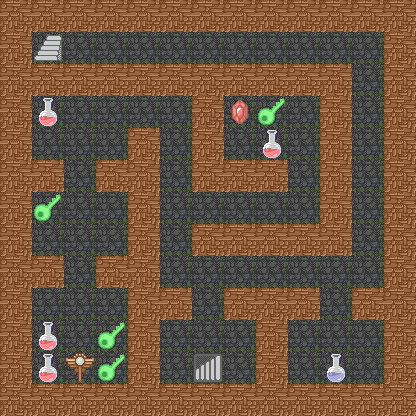

A 2D game scene composited from a Tiled map and its tileset images. What follows is a short description and the map's XML, with each tile layer's data collapsed to a summary:
An orthogonal 13x13 tile map with 32x32 px tiles, 8 tile layers (bg_wall, bg, red_drink, yellow_key, ...), 21 tilesets.

<map version="1.0" orientation="orthogonal" renderorder="left-up" width="13" height="13" tilewidth="32" tileheight="32">
 <tileset firstgid="1" name="blue_wall" tilewidth="32" tileheight="32">
  <image source="../walls/blue_wall.png" width="32" height="32" />
 </tileset>
 <tileset firstgid="2" name="bg_wall" tilewidth="32" tileheight="32">
  <image source="../walls/bg_wall.png" width="32" height="32" />
 </tileset>
 <tileset firstgid="3" name="bg_wall2" tilewidth="32" tileheight="32">
  <image source="../walls/bg_wall2.png" width="32" height="32" />
 </tileset>
 <tileset firstgid="4" name="defense" tilewidth="32" tileheight="32">
  <image source="../prop/defense.png" width="32" height="32" />
 </tileset>
 <tileset firstgid="5" name="attack" tilewidth="32" tileheight="32">
  <image source="../prop/attack.png" width="32" height="32" />
 </tileset>
 <tileset firstgid="6" name="blue_drink" tilewidth="32" tileheight="32">
  <image source="../prop/blue_drink.png" width="32" height="32" />
 </tileset>
 <tileset firstgid="7" name="red_drink" tilewidth="32" tileheight="32">
  <image source="../prop/red_drink.png" width="32" height="32" />
 </tileset>
 <tileset firstgid="8" name="red_key" tilewidth="32" tileheight="32">
  <image source="../keys/red_key.png" width="32" height="32" />
 </tileset>
 <tileset firstgid="9" name="yellow_key" tilewidth="32" tileheight="32">
  <image source="../keys/yellow_key.png" width="32" height="32" />
 </tileset>
 <tileset firstgid="10" name="blue_key" tilewidth="32" tileheight="32">
  <image source="../keys/blue_key.png" width="32" height="32" />
 </tileset>
 <tileset firstgid="11" name="prop_jump" tilewidth="32" tileheight="32">
  <image source="../prop/prop_jump.png" width="32" height="32" />
 </tileset>
 <tileset firstgid="12" name="yellow_door1" tilewidth="32" tileheight="32">
  <image source="../door/yellow_door1.png" width="32" height="32" />
 </tileset>
 <tileset firstgid="13" name="skeleton1" tilewidth="32" tileheight="32">
  <image source="../enemy/primary_enemy/skeleton1.png" width="32" height="32" />
 </tileset>
 <tileset firstgid="14" name="green_slame1" tilewidth="32" tileheight="32">
  <image source="../enemy/primary_enemy/green_slame1.png" width="32" height="32" />
 </tileset>
 <tileset firstgid="15" name="red_slame1" tilewidth="32" tileheight="32">
  <image source="../enemy/primary_enemy/red_slame1.png" width="32" height="32" />
 </tileset>
 <tileset firstgid="16" name="skeleton_enhance1" tilewidth="32" tileheight="32">
  <image source="../enemy/primary_enemy/skeleton_enhance1.png" width="32" height="32" />
 </tileset>
 <tileset firstgid="17" name="litter_spider1" tilewidth="32" tileheight="32">
  <image source="../enemy/primary_enemy/litter_spider1.png" width="32" height="32" />
 </tileset>
 <tileset firstgid="18" name="master1" tilewidth="32" tileheight="32">
  <image source="../enemy/primary_enemy/master1.png" width="32" height="32" />
 </tileset>
 <tileset firstgid="19" name="down_floor" tilewidth="32" tileheight="32">
  <image source="../floor/down_floor.png" width="32" height="32" />
 </tileset>
 <tileset firstgid="20" name="up_floor" tilewidth="32" tileheight="32">
  <image source="../floor/up_floor.png" width="32" height="32" />
 </tileset>
 <tileset firstgid="21" name="bg_wall" tilewidth="32" tileheight="32">
  <image source="../walls/bg_wall.png" width="32" height="32" />
 </tileset>
 <layer name="bg_wall" width="13" height="13">
  <data>[169 cells, 92 non-empty, 2 distinct tile ids]</data>
 </layer>
 <layer name="bg" width="13" height="13">
  <data>[169 cells, 77 non-empty, 1 distinct tile ids]</data>
 </layer>
 <layer name="red_drink" width="13" height="13">
  <data>[169 cells, 4 non-empty, 1 distinct tile ids]</data>
 </layer>
 <layer name="yellow_key" width="13" height="13">
  <data>[169 cells, 4 non-empty, 1 distinct tile ids]</data>
 </layer>
 <layer name="attack" width="13" height="13">
  <data>[169 cells, 1 non-empty, 1 distinct tile ids]</data>
 </layer>
 <layer name="blue_drink" width="13" height="13">
  <data>[169 cells, 1 non-empty, 1 distinct tile ids]</data>
 </layer>
 <layer name="jump" width="13" height="13">
  <data>[169 cells, 1 non-empty, 1 distinct tile ids]</data>
 </layer>
 <layer name="down_floor" width="13" height="13">
  <data>[169 cells, 2 non-empty, 2 distinct tile ids]</data>
 </layer>
</map>
